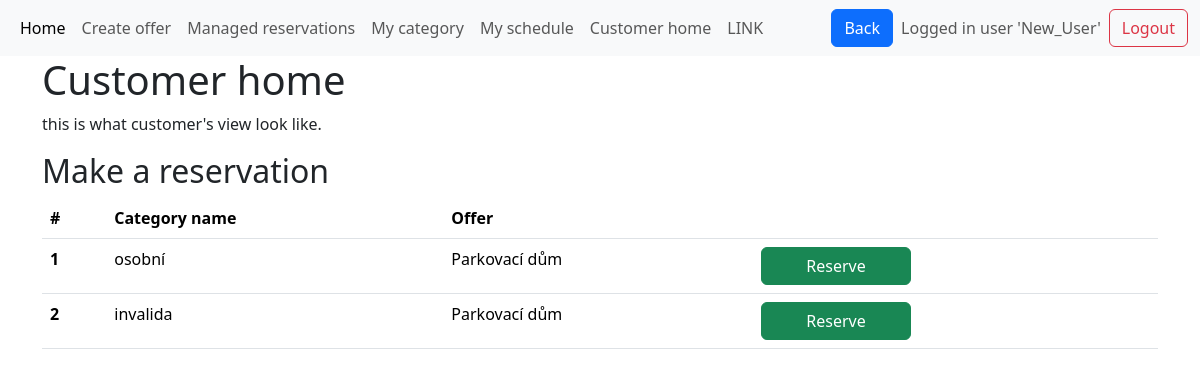
The page /customer_home/4 (signed in) on the database as committed earlier.
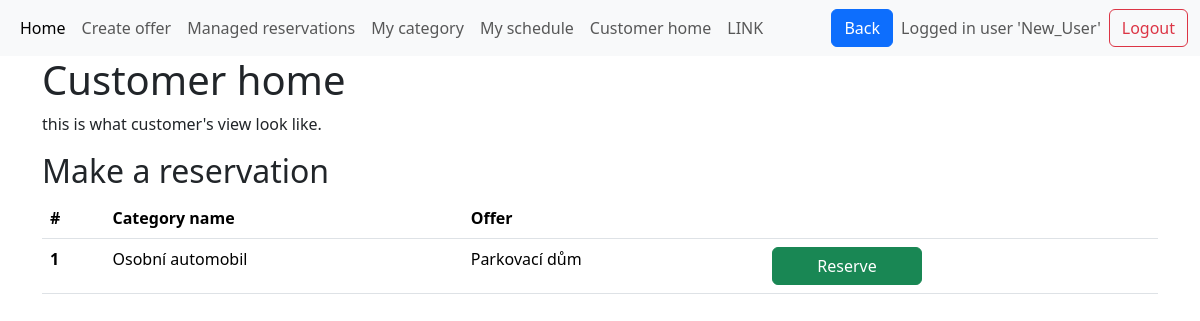
The same page on the database as committed later.
### base/models.py (models this page shows, shortened)
class Category(models.Model):
    category_name = models.CharField(max_length=50)
    category_description = models.CharField(max_length=1000, null=True, blank=True)
    category_capacity = models.IntegerField(default=1,help_text="How many reservations at one time are possible? e.g.seminar = 20 or parkplace = 1")
    max_simultaneous_reservations = models.IntegerField(default=1)
    additional_time = models.DurationField(null=True, blank=True,default=timedelta(0))
    count_of_units = models.IntegerField(default=1,help_text="How many units are there in this category? e.g. 5 parkplaces for disabled people")
    created_at = models.DateTimeField(default=timezone.now)
    unit_names = models.JSONField(default=list) # list of unit names
    opening_time = models.TimeField(default=datetime.time(0, 0))
    closing_time = models.TimeField(default=datetime.time(23, 59,59)) #TODO 24:00 and default values 9:23-9:23
    belongs_to_offer = models.ForeignKey(Offer, on_delete=models.CASCADE)
    category_pricing = models.ForeignKey(Pricing, on_delete=models.CASCADE, null=True)

class Offer(models.Model):
    offer_name = models.CharField(max_length=50)
    available_from = models.DateField(null=True, blank=True)
    available_to = models.DateField(null=True, blank=True)
    created_at = models.DateTimeField(default=timezone.now)
    manager_of_this_offer = models.ForeignKey(
        User, on_delete=models.CASCADE, null=True, blank=True
    )
    def __str__(self):
        return self.offer_name  # rewrites Offer object (x) to its name in admi panel
    class Meta:
        unique_together = (
            "offer_name",
            "manager_of_this_offer",
        )  # there cannot be two same named offers managed by the same user

### base/views.py (the view)
# urls.py: path('customer_home/<int:manager_id>', views.customer_home, name='customer_home'),
@login_required
def customer_home(request, manager_id=None):
    categories = Category.objects.filter(
        belongs_to_offer__manager_of_this_offer=request.user
    ).distinct()
    return render(request, "customer_home.html", {"categories": categories})

### templates/customer_home.html (shortened to what this page needs)
{% extends 'main.html' %}
{% load crispy_forms_tags %}
{% load static %}
{% block content %}
<div class="container-sm">
    <h1> Customer home </h1>
    <p>this is what customer's view look like.</p>
    <h2>Make a reservation</h2>
    {% if categories %}
    <table class="table table-hover">
        <thead>
            <tr>
                <th scope="col">#</th>
                <th scope="col">Category name</th>
                <th scope="col">Offer</th>
                <th scope="col"> </th>
            </tr>
        </thead>
        <tbody>
            {% for category in categories %}
            <tr class="clickable-row" style="cursor: pointer;" title="Click to edit category"
                onclick="location.href='{% url 'edit_category' category.belongs_to_offer.id category.id %}'">
                <th scope="row">{{ forloop.counter }}</th>
                <td>{{ category.category_name }} </td>
                <td>{{ category.belongs_to_offer }} </td>
                <td> <button class="btn btn-success btn-reservation-calendar" style="width: 150px;"
                        data-offer-id="{{ category.belongs_to_offer.id }}" data-category-id="{{ category.id }}">  Reserve  </button>
                </td>
            </tr>
            {% endfor %}
        </tbody>
    </table>
    {% else %}
    <p>You do not have any categories. Begin by creating categories for your offers to organize them better. </p>
        <p>Each category can represent a different type of service or reservation slot you offer.</p>
    <p>Categories can be created from the offer detail page once you have offers set up.</p>
    {% endif %}
</div>
{% endblock %}

Rows that differ between the two databases and show on the page:
removed Category: category_name "osobní", belongs_to_offer "Parkovací dům"
removed Category: category_name "invalida", belongs_to_offer "Parkovací dům"
added Category: category_name "Osobní automobil", belongs_to_offer "Parkovací dům"
